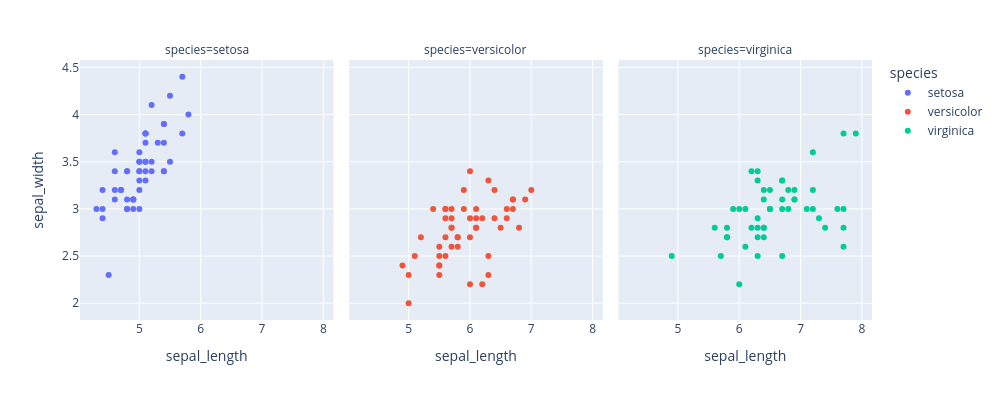

Notebook code cell kept with this figure:
### Code cell
# Facetting is also possible
fig = px.scatter(df, x="sepal_length", y="sepal_width",color='species',
                 width=1000, height=400,
                hover_data=['petal_length','petal_width'],
                facet_col='species')
fig.show()

### Figure 1 — Plotly figure (JSON) as saved in the notebook; plotly's stock layout.template omitted (floating-point values rounded to 4 significant figures)
{"data": [{"customdata": [[1.4, 0.2], [1.4, 0.2], [1.3, 0.2], [1.5, 0.2], [1.4, 0.2], [1.7, 0.4], [1.4, 0.3], [1.5, 0.2], [1.4, 0.2], [1.5, 0.1], [1.5, 0.2], [1.6, 0.2], [1.4, 0.1], [1.1, 0.1], [1.2, 0.2], [1.5, 0.4], [1.3, 0.4], [1.4, 0.3], [1.7, 0.3], [1.5, 0.3], [1.7, 0.2], [1.5, 0.4], [1.0, 0.2], [1.7, 0.5], [1.9, 0.2], [1.6, 0.2], [1.6, 0.4], [1.5, 0.2], [1.4, 0.2], [1.6, 0.2], [1.6, 0.2], [1.5, 0.4], [1.5, 0.1], [1.4, 0.2], [1.5, 0.1], [1.2, 0.2], [1.3, 0.2], [1.5, 0.1], [1.3, 0.2], [1.5, 0.2], [1.3, 0.3], [1.3, 0.3], [1.3, 0.2], [1.6, 0.6], [1.9, 0.4], [1.4, 0.3], [1.6, 0.2], [1.4, 0.2], [1.5, 0.2], [1.4, 0.2]], "hovertemplate": "species=setosa<br>sepal_length=%{x}<br>sepal_width=%{y}<br>petal_length=%{customdata[0]}<br>petal_width=%{customdata[1]}<extra></extra>", "legendgroup": "setosa", "marker": {"color": "#636efa", "symbol": "circle"}, "mode": "markers", "name": "setosa", "orientation": "v", "showlegend": true, "type": "scatter", "x": [5.1, 4.9, 4.7, 4.6, 5.0, 5.4, 4.6, 5.0, 4.4, 4.9, 5.4, 4.8, 4.8, 4.3, 5.8, 5.7, 5.4, 5.1, 5.7, 5.1, 5.4, 5.1, 4.6, 5.1, 4.8, 5.0, 5.0, 5.2, 5.2, 4.7, 4.8, 5.4, 5.2, 5.5, 4.9, 5.0, 5.5, 4.9, 4.4, 5.1, 5.0, 4.5, 4.4, 5.0, 5.1, 4.8, 5.1, 4.6, 5.3, 5.0], "xaxis": "x", "y": [3.5, 3.0, 3.2, 3.1, 3.6, 3.9, 3.4, 3.4, 2.9, 3.1, 3.7, 3.4, 3.0, 3.0, 4.0, 4.4, 3.9, 3.5, 3.8, 3.8, 3.4, 3.7, 3.6, 3.3, 3.4, 3.0, 3.4, 3.5, 3.4, 3.2, 3.1, 3.4, 4.1, 4.2, 3.1, 3.2, 3.5, 3.1, 3.0, 3.4, 3.5, 2.3, 3.2, 3.5, 3.8, 3.0, 3.8, 3.2, 3.7, 3.3], "yaxis": "y"}, {"customdata": [[4.7, 1.4], [4.5, 1.5], [4.9, 1.5], [4.0, 1.3], [4.6, 1.5], [4.5, 1.3], [4.7, 1.6], [3.3, 1.0], [4.6, 1.3], [3.9, 1.4], [3.5, 1.0], [4.2, 1.5], [4.0, 1.0], [4.7, 1.4], [3.6, 1.3], [4.4, 1.4], [4.5, 1.5], [4.1, 1.0], [4.5, 1.5], [3.9, 1.1], [4.8, 1.8], [4.0, 1.3], [4.9, 1.5], [4.7, 1.2], [4.3, 1.3], [4.4, 1.4], [4.8, 1.4], [5.0, 1.7], [4.5, 1.5], [3.5, 1.0], [3.8, 1.1], [3.7, 1.0], [3.9, 1.2], [5.1, 1.6], [4.5, 1.5], [4.5, 1.6], [4.7, 1.5], [4.4, 1.3], [4.1, 1.3], [4.0, 1.3], [4.4, 1.2], [4.6, 1.4], [4.0, 1.2], [3.3, 1.0], [4.2, 1.3], [4.2, 1.2], [4.2, 1.3], [4.3, 1.3], [3.0, 1.1], [4.1, 1.3]], "hovertemplate": "species=versicolor<br>sepal_length=%{x}<br>sepal_width=%{y}<br>petal_length=%{customdata[0]}<br>petal_width=%{customdata[1]}<extra></extra>", "legendgroup": "versicolor", "marker": {"color": "#EF553B", "symbol": "circle"}, "mode": "markers", "name": "versicolor", "orientation": "v", "showlegend": true, "type": "scatter", "x": [7.0, 6.4, 6.9, 5.5, 6.5, 5.7, 6.3, 4.9, 6.6, 5.2, 5.0, 5.9, 6.0, 6.1, 5.6, 6.7, 5.6, 5.8, 6.2, 5.6, 5.9, 6.1, 6.3, 6.1, 6.4, 6.6, 6.8, 6.7, 6.0, 5.7, 5.5, 5.5, 5.8, 6.0, 5.4, 6.0, 6.7, 6.3, 5.6, 5.5, 5.5, 6.1, 5.8, 5.0, 5.6, 5.7, 5.7, 6.2, 5.1, 5.7], "xaxis": "x2", "y": [3.2, 3.2, 3.1, 2.3, 2.8, 2.8, 3.3, 2.4, 2.9, 2.7, 2.0, 3.0, 2.2, 2.9, 2.9, 3.1, 3.0, 2.7, 2.2, 2.5, 3.2, 2.8, 2.5, 2.8, 2.9, 3.0, 2.8, 3.0, 2.9, 2.6, 2.4, 2.4, 2.7, 2.7, 3.0, 3.4, 3.1, 2.3, 3.0, 2.5, 2.6, 3.0, 2.6, 2.3, 2.7, 3.0, 2.9, 2.9, 2.5, 2.8], "yaxis": "y2"}, {"customdata": [[6.0, 2.5], [5.1, 1.9], [5.9, 2.1], [5.6, 1.8], [5.8, 2.2], [6.6, 2.1], [4.5, 1.7], [6.3, 1.8], [5.8, 1.8], [6.1, 2.5], [5.1, 2.0], [5.3, 1.9], [5.5, 2.1], [5.0, 2.0], [5.1, 2.4], [5.3, 2.3], [5.5, 1.8], [6.7, 2.2], [6.9, 2.3], [5.0, 1.5], [5.7, 2.3], [4.9, 2.0], [6.7, 2.0], [4.9, 1.8], [5.7, 2.1], [6.0, 1.8], [4.8, 1.8], [4.9, 1.8], [5.6, 2.1], [5.8, 1.6], [6.1, 1.9], [6.4, 2.0], [5.6, 2.2], [5.1, 1.5], [5.6, 1.4], [6.1, 2.3], [5.6, 2.4], [5.5, 1.8], [4.8, 1.8], [5.4, 2.1], [5.6, 2.4], [5.1, 2.3], [5.1, 1.9], [5.9, 2.3], [5.7, 2.5], [5.2, 2.3], [5.0, 1.9], [5.2, 2.0], [5.4, 2.3], [5.1, 1.8]], "hovertemplate": "species=virginica<br>sepal_length=%{x}<br>sepal_width=%{y}<br>petal_length=%{customdata[0]}<br>petal_width=%{customdata[1]}<extra></extra>", "legendgroup": "virginica", "marker": {"color": "#00cc96", "symbol": "circle"}, "mode": "markers", "name": "virginica", "orientation": "v", "showlegend": true, "type": "scatter", "x": [6.3, 5.8, 7.1, 6.3, 6.5, 7.6, 4.9, 7.3, 6.7, 7.2, 6.5, 6.4, 6.8, 5.7, 5.8, 6.4, 6.5, 7.7, 7.7, 6.0, 6.9, 5.6, 7.7, 6.3, 6.7, 7.2, 6.2, 6.1, 6.4, 7.2, 7.4, 7.9, 6.4, 6.3, 6.1, 7.7, 6.3, 6.4, 6.0, 6.9, 6.7, 6.9, 5.8, 6.8, 6.7, 6.7, 6.3, 6.5, 6.2, 5.9], "xaxis": "x3", "y": [3.3, 2.7, 3.0, 2.9, 3.0, 3.0, 2.5, 2.9, 2.5, 3.6, 3.2, 2.7, 3.0, 2.5, 2.8, 3.2, 3.0, 3.8, 2.6, 2.2, 3.2, 2.8, 2.8, 2.7, 3.3, 3.2, 2.8, 3.0, 2.8, 3.0, 2.8, 3.8, 2.8, 2.8, 2.6, 3.0, 3.4, 3.1, 3.0, 3.1, 3.1, 3.1, 2.7, 3.2, 3.3, 3.0, 2.5, 3.0, 3.4, 3.0], "yaxis": "y3"}], "layout": {"annotations": [{"font": {}, "showarrow": false, "text": "species=setosa", "x": 0.16, "xanchor": "center", "xref": "paper", "y": 1, "yanchor": "bottom", "yref": "paper"}, {"font": {}, "showarrow": false, "text": "species=versicolor", "x": 0.5, "xanchor": "center", "xref": "paper", "y": 1, "yanchor": "bottom", "yref": "paper"}, {"font": {}, "showarrow": false, "text": "species=virginica", "x": 0.84, "xanchor": "center", "xref": "paper", "y": 1, "yanchor": "bottom", "yref": "paper"}], "height": 400, "legend": {"title": {"text": "species"}, "tracegroupgap": 0}, "margin": {"t": 60}, "width": 1000, "xaxis": {"anchor": "y", "domain": [0, 0.32], "title": {"text": "sepal_length"}}, "xaxis2": {"anchor": "y2", "domain": [0.34, 0.66], "matches": "x", "title": {"text": "sepal_length"}}, "xaxis3": {"anchor": "y3", "domain": [0.68, 1.0], "matches": "x", "title": {"text": "sepal_length"}}, "yaxis": {"anchor": "x", "domain": [0, 1], "title": {"text": "sepal_width"}}, "yaxis2": {"anchor": "x2", "domain": [0, 1], "matches": "y", "showticklabels": false}, "yaxis3": {"anchor": "x3", "domain": [0, 1], "matches": "y", "showticklabels": false}}}
